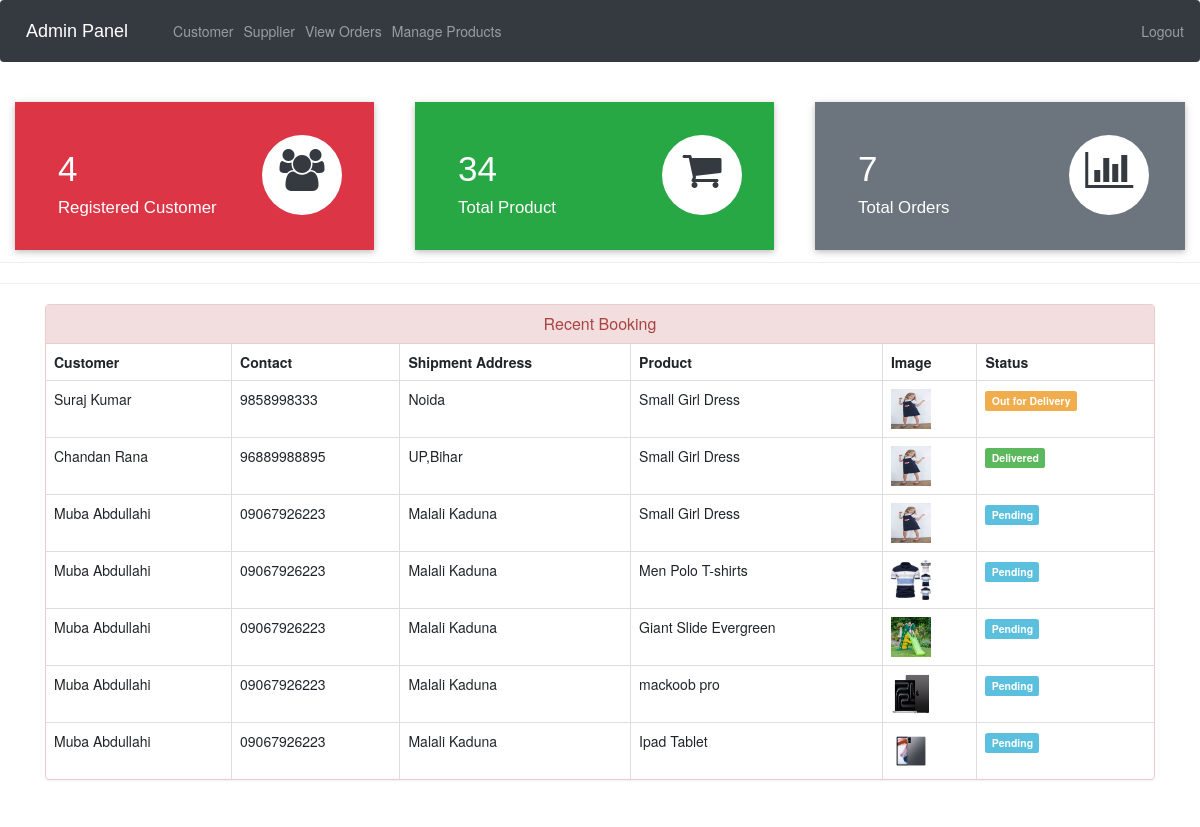
Page /admin-dashboard (signed in) on the committed database.
### ecom/models.py (models this page shows, shortened)
class Customer(models.Model):
    user=models.OneToOneField(User,on_delete=models.CASCADE)
    profile_pic= models.ImageField(upload_to='profile_pic/CustomerProfilePic/',null=True,blank=True)
    address = models.CharField(max_length=40)
    mobile = models.CharField(max_length=20,null=False)
    @property
    def get_name(self):
        return self.user.first_name+" "+self.user.last_name

class Orders(models.Model):
    STATUS =(
        ('Pending','Pending'),
        ('Order Confirmed','Order Confirmed'),
        ('Out for Delivery','Out for Delivery'),
        ('Delivered','Delivered'),
    )
    customer=models.ForeignKey('Customer', on_delete=models.CASCADE,null=True)
    product=models.ForeignKey('Product',on_delete=models.CASCADE,null=True)
    email = models.CharField(max_length=50,null=True)
    address = models.CharField(max_length=500,null=True)
    mobile = models.CharField(max_length=20,null=True)
    order_date= models.DateField(auto_now_add=True,null=True)
    status=models.CharField(max_length=50,null=True,choices=STATUS)

class Product(models.Model):
    supplier = models.ForeignKey(Supplier, on_delete=models.CASCADE,null=True)
    name=models.CharField(max_length=40)
    product_image= models.ImageField(upload_to='product_image/',null=True,blank=True)
    price = models.PositiveIntegerField()
    description=models.CharField(max_length=40)

### ecom/views.py (the view)
# urls.py: path('admin-dashboard', views.admin_dashboard_view,name='admin-dashboard'),
@login_required(login_url='adminlogin')
def admin_dashboard_view(request):
    customercount=models.Customer.objects.all().count()
    productcount=models.Product.objects.all().count()
    ordercount=models.Orders.objects.all().count()
    orders=models.Orders.objects.all()
    ordered_products=[]
    ordered_bys=[]
    for order in orders:
        ordered_product=models.Product.objects.all().filter(id=order.product.id)
        ordered_by=models.Customer.objects.all().filter(id = order.customer.id)
        ordered_products.append(ordered_product)
        ordered_bys.append(ordered_by)
    mydict={
    'customercount':customercount,
    'productcount':productcount,
    'ordercount':ordercount,
    'data':zip(ordered_products,ordered_bys,orders),
    }
    return render(request,'ecom/admin_dashboard.html',context=mydict)

### templates/ecom/admin_dashboard.html
{% extends 'ecom/admin_base.html' %}
{% load static %}
{% block content %}
<br>
{%include 'ecom/admin_dashboard_cards.html'%}
<br><br><br><br><br>
<hr><hr>
<div class="container" >
    <div class="panel panel-danger" >
      <div class="panel-heading" style="text-align:center;">
        <h6 class="panel-title">Recent Booking</h6>
      </div>
      <table class="table table-hover table-bordered" id="dev-table">
        <thead>
          <tr>
            <th>Customer</th>
            <th>Contact</th>
            <th>Shipment Address</th>
            <th>Product</th>
            <th>Image</th>
            <th>Status</th>
          </tr>
        </thead>
        {% for product,customer,order in data %}
        <tr>
          {% for c in customer %}
          <td> {{c.get_name}}</td>
          <td>{{c.mobile}}</td>
          <td>{{order.address}}</td>
          {% endfor %}
          {% for p in product %}
          <td> {{p.name}}</td>
          <td> <img src="{% static p.product_image.url %}" alt="Profile Pic" height="40px" width="40px" /></td>
          {% if order.status == 'Pending'%}
          <td> <span class="label label-info">{{order.status}}</span></td>
          {% elif order.status == 'Delivered' %}
          <td> <span class="label label-success">{{order.status}}</span></td>
          {% elif order.status == 'Out for Delivery' %}
          <td> <span class="label label-warning">{{order.status}}</span></td>
          {%else%}
            <td> <span class="label label-primary">{{order.status}}</span></td>
          {%endif%}
          {% endfor %}
        </tr>
        {% endfor %}
      </table>
  </div>
</div>
{% endblock content %}

### rows in the picture
Orders: address "Noida", status "Out for Delivery"
Customer: get_name "Suraj Kumar", mobile "9858998333"
Product: name "Small Girl Dress", product_image (picture)
Orders: address "UP,Bihar", status "Delivered"
Customer: get_name "Chandan Rana", mobile "96889988895"
Orders: address "Malali Kaduna", status "Pending"
Customer: get_name "Muba Abdullahi", mobile "09067926223"
Orders: address "Malali Kaduna", status "Pending"
Product: name "Men Polo T-shirts", product_image (picture)
Orders: address "Malali Kaduna", status "Pending"
Product: name "Giant Slide Evergreen", product_image (picture)
Orders: address "Malali Kaduna", status "Pending"
Product: name "mackoob pro", product_image (picture)
Orders: address "Malali Kaduna", status "Pending"
Product: name "Ipad Tablet", product_image (picture)

### other values in the picture
{{ customercount }} "4"
{{ productcount }} "34"
{{ ordercount }} "7"
